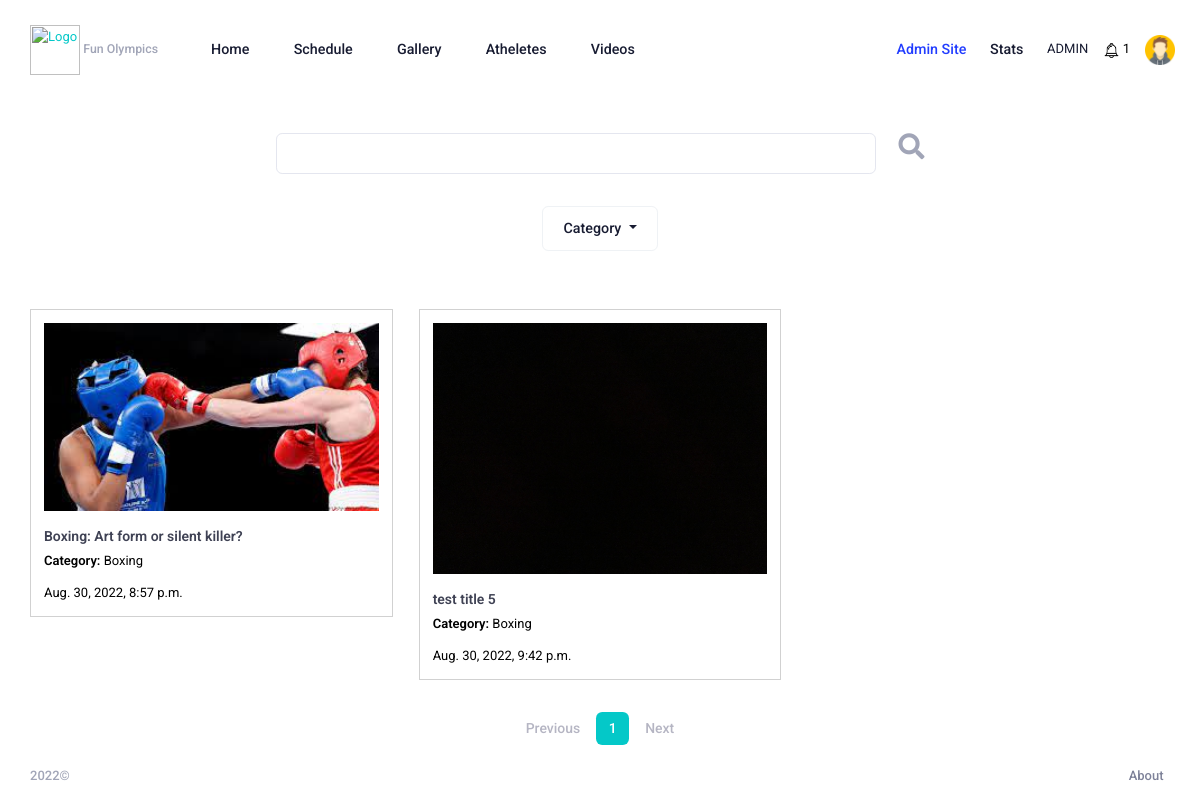
The page /videos/?q=Boxing (signed in) on the database as committed earlier.
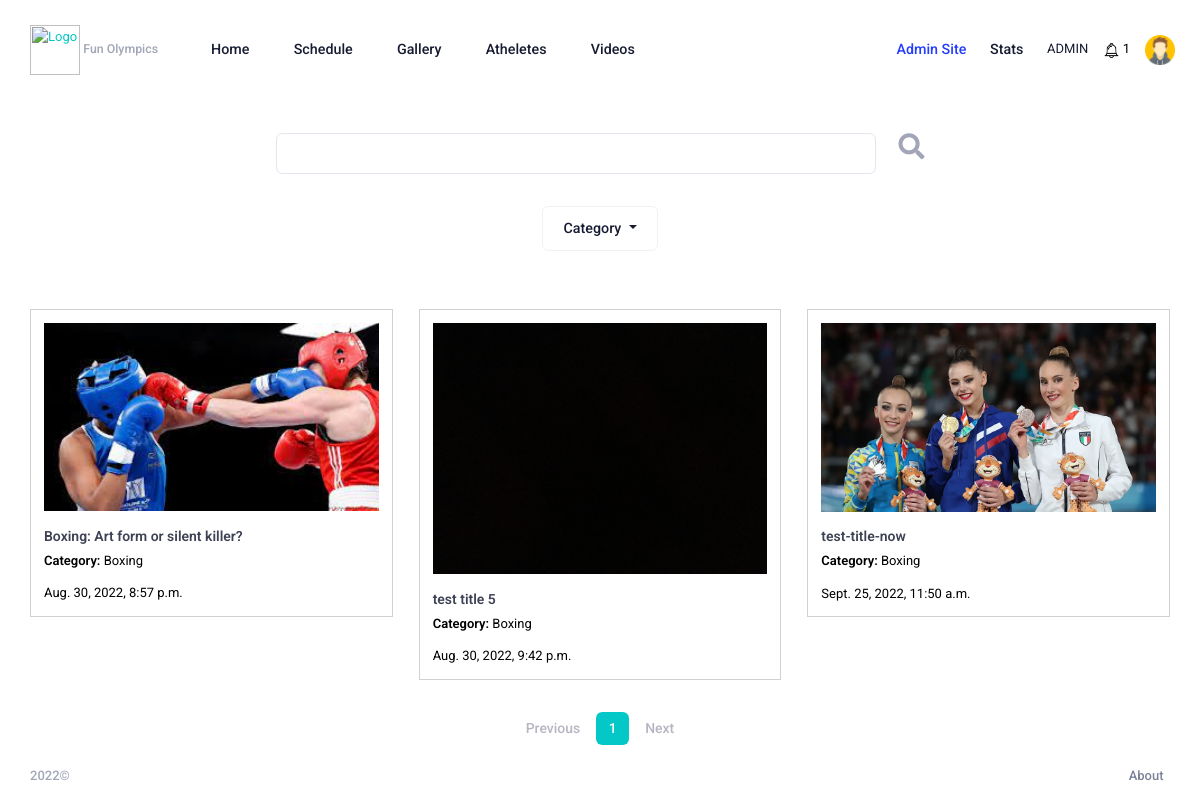
The same page on the database as committed later.
### users/models.py (models this page shows, shortened)
class CustomUser(AbstractUser):
    username = models.CharField(max_length=200, blank=True)
    email = models.EmailField(_("email address"), unique=True)
    first_name = models.CharField(max_length=250, blank=True, null=True)
    last_name = models.CharField(max_length=250, blank=True, null=True)
    phone = models.CharField(max_length=250, blank=True, null=True)
    gender = models.CharField(max_length=250, blank=True, null=True)
    country = models.CharField(max_length=250, blank=True, null=True)
    USERNAME_FIELD = "email"
    REQUIRED_FIELDS = []
    objects = CustomUserManager()

class UserAvatar(models.Model):
    user = models.OneToOneField(
        CustomUser, blank=False, unique=True, on_delete=models.CASCADE, related_name='avatar_user'
    )
    avatar = models.ImageField(upload_to ='user/avatar/')

### home/models.py (models this page shows, shortened)
class Video(models.Model):
    user = models.ForeignKey(
        CustomUser, on_delete=models.CASCADE, related_name="user_video"
    )
    category = models.ForeignKey(
        Categories,
        on_delete=models.DO_NOTHING,
        related_name="category_video",
        null=True,
    )
    title = models.CharField(max_length=255)
    image = models.ImageField(upload_to="images/")
    video_link = EmbedVideoField()
    created_at = models.DateTimeField(auto_now_add=True)
    file = models.FileField(upload_to="video/%y", null=True, blank=True)

### config/models.py (models this page shows)
class Categories(models.Model):
    name = models.CharField(max_length=255)
    created_at = models.DateTimeField(auto_now_add=True)
    updated_at = models.DateTimeField(auto_now=True)
    def __str__(self):
        return self.name
    class Meta:
        verbose_name_plural = "Categories"

### home/views.py (the view)
# urls.py: path("videos/", VideoView.as_view(), name="video"),
class VideoView(LoginRequiredMixin, View):
    def get(self, request):
        videos = Video.objects.all()
        q = self.request.GET.get('q')
        if q is not None:
            videos = Video.objects.filter(
                Q(title__icontains=q) |
                Q(category__name__contains=q)
            )
        paginator = Paginator(videos, 6)
        page_number = request.GET.get('page')
        obj = paginator.get_page(page_number)
        categories = Categories.objects.all()
        context = {
            'page_obj': obj,
            'categories' : categories
        }
        return render(request, 'home/video/index.html', context)

### home/context_processors.py (called while the page is built)
def get_notifications(request):
    try:
        user = request.user
        notification = Notification.objects.filter(user=user)
        count = notification.count()
    except Exception:
        notification = ""
        count = 0
    return {
        'noti_count': count,
        'noti_data' : notification
    }

def get_news(request):
    news = News.objects.all().order_by('-id')
    return {'news':news}

### templates/home/video/index.html (shortened to what this page needs)
{% extends "home/base.html" %}
{% load static %}
{% block content %}
<div id="kt_content_container" class="d-flex flex-column-fluid align-items-start container-xxl my-10">
    <div class="content flex-row-fluid" id="kt_content">
        <div class="text-center">
            <form class="form-inline d-block" action="" method="get">
                <input type="text" class="form-control mr-4 py-6" style="width: 600px;" name="q">
                <button style="padding: 0px; border: 0px; background-color: #fff;" type="submit">
                    <i class="fas fa-search fa-2x"></i>
                </button>
            </form>
            <div class="dropdown mt-10">
                <button class="btn border dropdown-toggle"  type="button" data-toggle="dropdown">Category
                    </button>
            </div>
        </div>
    </div>
</div>
<div id="kt_content_container" class="d-flex flex-column-fluid align-items-start container-xxl mt-8">
    <div class="content flex-row-fluid" id="kt_content">
        {% if page_obj %}
        <div class="row g-5 g-xl-8">
            {% for data in page_obj %}
            <div class="col-xl-4">
                <a href="{% url 'video-detail' data.id %}">
                    <div style="border: 1px solid #d1d1d1;">
                        <div class="card-body d-flex flex-column">
                            <img src="{{ data.image.url }}" class="img-fluid">
                            <div class="mt-5">
                                <div class="d-flex align-items-end ">
                                    <div class="d-flex align-self-center me-2">
                                        <div>
                                            <h4 class="fs-6 text-gray-800 text-hover-primary fw-bolder">{{data.title}}
                                            </h4>
                                            <p class="text-black"><b> Category:&nbsp;</b>{{data.category}}</p>
                                            <p class="text-black p-0 m-0">{{data.created_at}}</p>
                                        </div>
                                    </div>
                                </div>
                            </div>
                        </div>
                    </div>
                </a>
            </div>
            {% endfor %}
        </div>
        <div class="mt-10">
            {% include 'partials/_pagination.html' %}
        </div>
        {% else %}
        <p class="text-center" style="font-size: 45px;"> Videos not available </p>
        {% endif %}
    </div>
</div>
{% endblock %}

### templates/home/base.html (shortened to what this page needs)
{% load static %}
{% include "partials/_head.html" %}
<body hx-headers='{"X-CSRFToken": "{{ csrf_token }}"}' id="kt_body" style="background-color: white;" class="header-fixed header-tablet-and-mobile-fixed toolbar-enabled">
    <div class="d-flex flex-column flex-root">
        <div class="page d-flex flex-row flex-column-fluid">
            <div class="wrapper d-flex flex-column flex-row-fluid" id="kt_wrapper">
                {% include "partials/_header.html" %}
                {% block content %}{% endblock %}
                {% include "partials/_footer.html" %}
            </div>
        </div>
    </div>
</body>
</html>

### templates/partials/_head.html (shortened to what this page needs)
{% load static %}
<html lang="en">
<head>
    <link rel="stylesheet" href="https://cdn.jsdelivr.net/npm/bootstrap@4.6.1/dist/css/bootstrap.min.css">
    <link href="{% static 'assets/plugins/global/plugins.bundle.css' %}" rel="stylesheet" type="text/css" />
    <link href="{% static 'assets/css/style.bundle.css' %}" rel="stylesheet" type="text/css" />
    <link rel="stylesheet" href="https://use.fontawesome.com/releases/v5.7.0/css/all.css"
>
    <link href="https://vjs.zencdn.net/7.20.3/video-js.css" rel="stylesheet" />
</head>

### templates/partials/_header.html (shortened to what this page needs)
{% load static %}
<div id="kt_header" class="header align-items-stretch" data-kt-sticky="true" data-kt-sticky-name="header"
    data-kt-sticky-offset="{default: '200px', lg: '300px'}">
    <div class="container-xxl d-flex align-items-center">
        <div class="header-logo me-5 me-md-10 flex-grow-1 flex-lg-grow-0">
            <a href="{% url 'home' %}">
                <img id="olympic-logo" alt="Logo" src="" class="logo-sticky h-50px" />
                <a href="{% url 'home' %}" class="fw-bold text-muted text-hover-primary fs-7">Fun
                    Olympics</a>
            </a>
        </div>
        <div class="text-center">
            <a href="/" class="btn">Home</a>
            <a href="{% url 'schedule' %}" class="btn">Schedule</a>
            <a href="{% url 'gallery' %}" class="btn">Gallery</a>
            <a href="{% url 'atheletes' %}" class="btn">Atheletes</a>
            <a href="{% url 'video' %}" class="btn">Videos</a>
        </div>
        <div class="d-flex align-items-stretch justify-content-between flex-lg-grow-1">
            <div class="topbar d-flex align-items-stretch flex-shrink-0">
                <div>
                    {% if request.user.is_superuser %}
                    <a href="/admin" class="btn pr-0 mr-0" style="color: #223dff;">Admin Site</a>
                    <a href="/admin-stats/" class="btn" >Stats</a>
                    {% endif %}
                    <span class="mr-3">{{request.user.username|upper}}</span>
                    {% if request.user.is_authenticated %}
                    <a href="#" data-toggle="dropdown">
                        <img src="/media/images/bell.png" class="img-fluid" width="15" />
                        <span style="color: black;">{{noti_count}}</span>
                    </a>
                    {% endif %}
                </div>
                <div class="d-flex align-items-center me-n3 ms-1 ms-lg-3" id="kt_header_user_menu_toggle">
                    <div class="btn btn-icon btn-active-light-primary btn btn-icon btn-active-light-primary btn-custom w-30px h-30px w-md-40px h-md-40px"
                        data-kt-menu-trigger="click" data-kt-menu-attach="parent" data-kt-menu-placement="bottom-end">
                        {% if request.user.is_authenticated %}
                        {% if request.user.avatar_user.avatar %}
                        <img class="h-30px w-30px rounded" src="{{request.user.avatar_user.avatar.url}}" alt="" />
                        {% else %}
                        <img class="h-30px w-30px rounded" src="/media/images/avatar-icon-images-4.jpg" alt="" />
                        {% endif %}
                        {% endif %}
                    </div>
                </div>
            </div>
        </div>
    </div>
</div>

### templates/partials/_pagination.html (shortened to what this page needs)
<ul class="pagination justify-content-center">
  {% if page_obj.has_previous %}
      <li class="page-item">
      <a class="page-link" href="{{ request.path }}?{% if request.GET.q %}q={{ request.GET.q }}&{% endif %}{% if request.GET.paginate_by %}paginate_by={{ request.GET.paginate_by }}&{% endif %}page={{ page_obj.previous_page_number }}">Previous</a>
    </li>
  {% else %}
      <li class="page-item disabled">
      <a class="page-link" href="#" tabindex="-1" aria-disabled="True">Previous</a>
    </li>
  {% endif %}
  {% for i in page_obj.paginator.page_range %}
      {% if page_obj.number == i %}
          <li class="page-item active" aria-current="page">
        <span class="page-link">
          {{ i }}
        </span>
      </li>
      {% elif i > page_obj.number|add:'-5' and i < page_obj.number|add:'5' %}
           <li class="page-item"><a class="page-link" href="{{ request.path }}?{% if request.GET.q %}q={{ request.GET.q }}&{% endif %}{% if request.GET.paginate_by %}paginate_by={{ request.GET.paginate_by }}&{% endif %}page={{ i }}">{{ i }}</a></li>
      {% endif %}
  {% endfor %}
  {% if page_obj.has_next %}
      <li class="page-item">
          <a class="page-link" href="{{ request.path }}?{% if request.GET.q %}q={{ request.GET.q }}&{% endif %}{% if request.GET.paginate_by %}paginate_by={{ request.GET.paginate_by }}&{% endif %}page={{ page_obj.next_page_number }}">Next</a>
    </li>
  {% else %}
      <li class="page-item disabled">
      <a class="page-link" href="#" tabindex="-1" aria-disabled="True">Next</a>
    </li>
  {% endif %}
</ul>

### templates/partials/_footer.html
{% load static %}
<div class="footer py-4 d-flex flex-lg-column" id="kt_footer">
    <div class="container-xxl d-flex flex-column flex-md-row align-items-center justify-content-between">
        <div class="text-dark order-2 order-md-1">
            <span class="text-muted fw-bold me-1">{% now 'Y' %}©</span>
        </div>
        <ul class="menu menu-gray-600 menu-hover-primary fw-bold order-1">
            <li class="menu-item">
                <a href="{% url 'about' %}" class="menu-link px-2">About</a>
            </li>
        </ul>
    </div>
</div>

### templates/partials/_scrolltotop.html (shortened to what this page needs)
{% load static %}

### templates/partials/_scripts.html (shortened to what this page needs)
{% load static %}

Rows that differ between the two databases and show on the page:
added Video: image (picture), title "test-title-now", category "Boxing", created_at "Sept. 25, 2022, 11:50 a.m."
